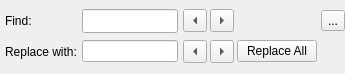
<?xml version="1.0" encoding="UTF-8"?>
<ui version="4.0">
 <class>SearchWidget</class>
 <widget class="QWidget" name="SearchWidget">
  <property name="geometry">
   <rect>
    <x>0</x>
    <y>0</y>
    <width>345</width>
    <height>74</height>
   </rect>
  </property>
  <property name="windowTitle">
   <string comment="Find dialog">Search</string>
  </property>
  <property name="windowIcon">
   <iconset resource="searchwidget.qrc">
    <normaloff>:/images/edit-find-replace.png</normaloff>:/images/edit-find-replace.png</iconset>
  </property>
  <property name="autoFillBackground">
   <bool>false</bool>
  </property>
  <layout class="QGridLayout" name="gridLayout">
   <property name="leftMargin">
    <number>5</number>
   </property>
   <property name="topMargin">
    <number>2</number>
   </property>
   <property name="rightMargin">
    <number>0</number>
   </property>
   <property name="bottomMargin">
    <number>2</number>
   </property>
   <property name="horizontalSpacing">
    <number>5</number>
   </property>
   <property name="verticalSpacing">
    <number>0</number>
   </property>
   <item row="0" column="0">
    <widget class="QLabel" name="findLabel">
     <property name="text">
      <string>Find:</string>
     </property>
    </widget>
   </item>
   <item row="0" column="1">
    <widget class="FancyLineEdit" name="findLineEdit">
     <property name="minimumSize">
      <size>
       <width>0</width>
       <height>24</height>
      </size>
     </property>
    </widget>
   </item>
   <item row="0" column="2">
    <layout class="QHBoxLayout" name="horizontalLayout">
     <property name="spacing">
      <number>3</number>
     </property>
     <item>
      <widget class="QToolButton" name="findPreviousButton">
       <property name="focusPolicy">
        <enum>Qt::NoFocus</enum>
       </property>
       <property name="text">
        <string>...</string>
       </property>
       <property name="iconSize">
        <size>
         <width>16</width>
         <height>16</height>
        </size>
       </property>
       <property name="autoRaise">
        <bool>false</bool>
       </property>
       <property name="arrowType">
        <enum>Qt::LeftArrow</enum>
       </property>
      </widget>
     </item>
     <item>
      <widget class="QToolButton" name="findNextButton">
       <property name="focusPolicy">
        <enum>Qt::NoFocus</enum>
       </property>
       <property name="text">
        <string>...</string>
       </property>
       <property name="iconSize">
        <size>
         <width>16</width>
         <height>16</height>
        </size>
       </property>
       <property name="arrowType">
        <enum>Qt::RightArrow</enum>
       </property>
      </widget>
     </item>
     <item>
      <spacer name="horizontalSpacer">
       <property name="orientation">
        <enum>Qt::Horizontal</enum>
       </property>
       <property name="sizeType">
        <enum>QSizePolicy::Expanding</enum>
       </property>
       <property name="sizeHint" stdset="0">
        <size>
         <width>40</width>
         <height>0</height>
        </size>
       </property>
      </spacer>
     </item>
     <item>
      <widget class="QToolButton" name="closeButton">
       <property name="text">
        <string>...</string>
       </property>
       <property name="icon">
        <iconset resource="searchwidget.qrc">
         <normaloff>:/images/close.png</normaloff>:/images/close.png</iconset>
       </property>
       <property name="iconSize">
        <size>
         <width>16</width>
         <height>16</height>
        </size>
       </property>
      </widget>
     </item>
    </layout>
   </item>
   <item row="1" column="0">
    <widget class="QLabel" name="replaceLabel">
     <property name="text">
      <string>Replace with:</string>
     </property>
    </widget>
   </item>
   <item row="1" column="1">
    <widget class="QLineEdit" name="replaceLineEdit"/>
   </item>
   <item row="1" column="2">
    <layout class="QHBoxLayout" name="horizontalLayout_2">
     <property name="spacing">
      <number>3</number>
     </property>
     <item>
      <widget class="QToolButton" name="replacePreviousButton">
       <property name="focusPolicy">
        <enum>Qt::NoFocus</enum>
       </property>
       <property name="text">
        <string>...</string>
       </property>
       <property name="iconSize">
        <size>
         <width>16</width>
         <height>16</height>
        </size>
       </property>
       <property name="autoRaise">
        <bool>false</bool>
       </property>
       <property name="arrowType">
        <enum>Qt::LeftArrow</enum>
       </property>
      </widget>
     </item>
     <item>
      <widget class="QToolButton" name="replaceNextButton">
       <property name="focusPolicy">
        <enum>Qt::NoFocus</enum>
       </property>
       <property name="text">
        <string>...</string>
       </property>
       <property name="iconSize">
        <size>
         <width>16</width>
         <height>16</height>
        </size>
       </property>
       <property name="arrowType">
        <enum>Qt::RightArrow</enum>
       </property>
      </widget>
     </item>
     <item>
      <widget class="QPushButton" name="replaceAllButton">
       <property name="sizePolicy">
        <sizepolicy hsizetype="Minimum" vsizetype="Fixed">
         <horstretch>0</horstretch>
         <verstretch>0</verstretch>
        </sizepolicy>
       </property>
       <property name="focusPolicy">
        <enum>Qt::TabFocus</enum>
       </property>
       <property name="text">
        <string>Replace All</string>
       </property>
       <property name="icon">
        <iconset resource="searchwidget.qrc">
         <normaloff>:/images/replace_all.png</normaloff>:/images/replace_all.png</iconset>
       </property>
       <property name="iconSize">
        <size>
         <width>16</width>
         <height>16</height>
        </size>
       </property>
       <property name="autoDefault">
        <bool>false</bool>
       </property>
       <property name="default">
        <bool>false</bool>
       </property>
       <property name="flat">
        <bool>false</bool>
       </property>
      </widget>
     </item>
     <item>
      <spacer name="horizontalSpacer_2">
       <property name="orientation">
        <enum>Qt::Horizontal</enum>
       </property>
       <property name="sizeHint" stdset="0">
        <size>
         <width>40</width>
         <height>0</height>
        </size>
       </property>
      </spacer>
     </item>
    </layout>
   </item>
  </layout>
  <action name="wholeWordsAction">
   <property name="checkable">
    <bool>true</bool>
   </property>
   <property name="checked">
    <bool>false</bool>
   </property>
   <property name="text">
    <string>Whole words</string>
   </property>
  </action>
  <action name="regExpAction">
   <property name="checkable">
    <bool>true</bool>
   </property>
   <property name="text">
    <string>Regular expression</string>
   </property>
  </action>
  <action name="caseSensitiveAction">
   <property name="checkable">
    <bool>true</bool>
   </property>
   <property name="text">
    <string>Case sensitive</string>
   </property>
   <property name="toolTip">
    <string>The search is case sensitive</string>
   </property>
  </action>
  <action name="recursiveAction">
   <property name="checkable">
    <bool>true</bool>
   </property>
   <property name="text">
    <string>Recursive</string>
   </property>
   <property name="toolTip">
    <string>Searches the entire hierarchy</string>
   </property>
  </action>
 </widget>
 <customwidgets>
  <customwidget>
   <class>FancyLineEdit</class>
   <extends>QLineEdit</extends>
   <header>fancylineedit.h</header>
  </customwidget>
 </customwidgets>
 <tabstops>
  <tabstop>findLineEdit</tabstop>
  <tabstop>replaceLineEdit</tabstop>
  <tabstop>closeButton</tabstop>
  <tabstop>replaceAllButton</tabstop>
 </tabstops>
 <resources>
  <include location="searchwidget.qrc"/>
 </resources>
 <connections/>
</ui>
